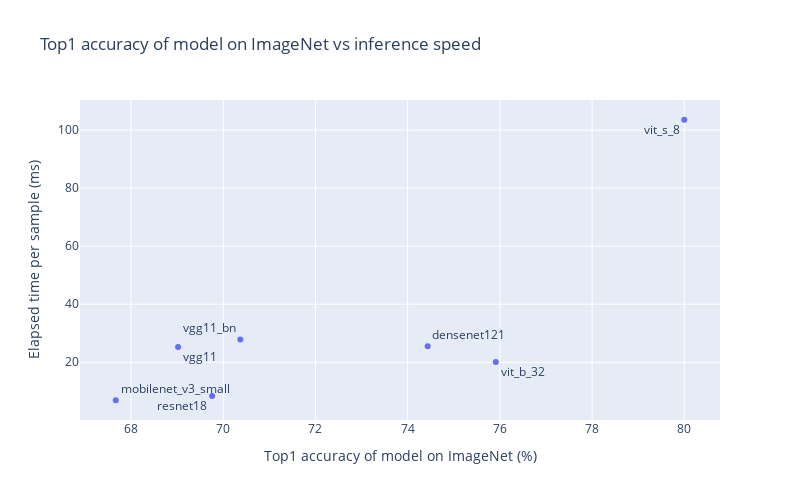

The code cell stored with this chart in its notebook:
### Code cell
fig = px.scatter(
    results_df_batch8.query("requires_grad == False").sort_values("top1_acc"),
    x="top1_acc",
    y="mean_time",
    text="name",
    # trendline="ols",
    labels=labels,
    title="Top1 accuracy of model on ImageNet vs inference speed",
    width=800,
    height=500
)

def improve_text_position(x):
    """ it is more efficient if the x values are sorted """
    # fix indentation
    positions = ['top right', 'bottom right', 'bottom left', 'top left']
    return [positions[i % len(positions)] for i in range(len(x))]

fig.update_traces(textposition=improve_text_position(results_df_batch8['n_params']))
fig.show()
fig.write_image('../plots/q11_top1_per_runtime.png')

### Figure 1 — Plotly figure (JSON) as saved in the notebook; plotly's stock layout.template omitted (floating-point values rounded to 4 significant figures)
{"data": [{"hovertemplate": "Top1 accuracy of model on ImageNet (%)=%{x}<br>Elapsed time per sample (ms)=%{y}<br>Model name=%{text}<extra></extra>", "legendgroup": "", "marker": {"color": "#636efa", "symbol": "circle"}, "mode": "markers+text", "name": "", "orientation": "v", "showlegend": false, "text": ["mobilenet_v3_small", "vgg11", "resnet18", "vgg11_bn", "densenet121", "vit_b_32", "vit_s_8"], "x": [67.67, 69.02, 69.76, 70.37, 74.43, 75.91, 80.0], "xaxis": "x", "y": [6.923, 25.26, 8.412, 27.86, 25.53, 20.11, 103.6], "yaxis": "y", "type": "scatter", "textposition": ["top right", "bottom right", "bottom left", "top left", "top right", "bottom right", "bottom left", "top left", "top right", "bottom right", "bottom left", "top left", "top right", "bottom right"]}], "layout": {"xaxis": {"anchor": "y", "domain": [0.0, 1.0], "title": {"text": "Top1 accuracy of model on ImageNet (%)"}}, "yaxis": {"anchor": "x", "domain": [0.0, 1.0], "title": {"text": "Elapsed time per sample (ms)"}}, "legend": {"tracegroupgap": 0}, "title": {"text": "Top1 accuracy of model on ImageNet vs inference speed"}, "height": 500, "width": 800}}
